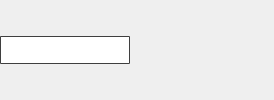
               <widget class="QWidget" name="wd_modify_page">
                <layout class="QHBoxLayout" name="horizontalLayout_12">
                 <property name="spacing">
                  <number>10</number>
                 </property>
                 <property name="leftMargin">
                  <number>0</number>
                 </property>
                 <property name="topMargin">
                  <number>0</number>
                 </property>
                 <property name="rightMargin">
                  <number>0</number>
                 </property>
                 <property name="bottomMargin">
                  <number>0</number>
                 </property>
                 <item>
                  <widget class="QLineEdit" name="le_live_room_name">
                   <property name="minimumSize">
                    <size>
                     <width>130</width>
                     <height>28</height>
                    </size>
                   </property>
                   <property name="maximumSize">
                    <size>
                     <width>130</width>
                     <height>28</height>
                    </size>
                   </property>
                   <property name="styleSheet">
                    <string notr="true">font-size:14px;
font-weight:400;
color:rgba(220,220,220,1);
border:1px solid rgba(63,63,63,1);
border-radius:1px;</string>
                   </property>
                  </widget>
                 </item>
                 <item>
                  <widget class="QPushButton" name="pb_modify_save">
                   <property name="minimumSize">
                    <size>
                     <width>42</width>
                     <height>22</height>
                    </size>
                   </property>
                   <property name="maximumSize">
                    <size>
                     <width>42</width>
                     <height>22</height>
                    </size>
                   </property>
                   <property name="styleSheet">
                    <string notr="true">QPushButton {
border: noborder;
background-image: url(:/TQLive/images/pb_modify_save_normal.png);
background-repeat:no-repeat;
}
QPushButton:hover{
background-image: url(:/TQLive/images/pb_modify_save_normal.png);
}
QPushButton:pressed{
margin:1px;
padding:1px;
}</string>
                   </property>
                   <property name="text">
                    <string/>
                   </property>
                  </widget>
                 </item>
                 <item>
                  <widget class="QPushButton" name="pb_modify_cancel">
                   <property name="minimumSize">
                    <size>
                     <width>42</width>
                     <height>22</height>
                    </size>
                   </property>
                   <property name="maximumSize">
                    <size>
                     <width>42</width>
                     <height>22</height>
                    </size>
                   </property>
                   <property name="styleSheet">
                    <string notr="true">QPushButton {
border: noborder;
background-image: url(:/TQLive/images/pb_modify_cancel_normal.png);
background-repeat:no-repeat;
}
QPushButton:hover{
background-image: url(:/TQLive/images/pb_modify_cancel_normal.png);
}
QPushButton:pressed{
margin:1px;
padding:1px;
}</string>
                   </property>
                   <property name="text">
                    <string/>
                   </property>
                  </widget>
                 </item>
                 <item>
                  <spacer name="horizontalSpacer_4">
                   <property name="orientation">
                    <enum>Qt::Horizontal</enum>
                   </property>
                   <property name="sizeHint" stdset="0">
                    <size>
                     <width>40</width>
                     <height>20</height>
                    </size>
                   </property>
                  </spacer>
                 </item>
                </layout>
               </widget>
